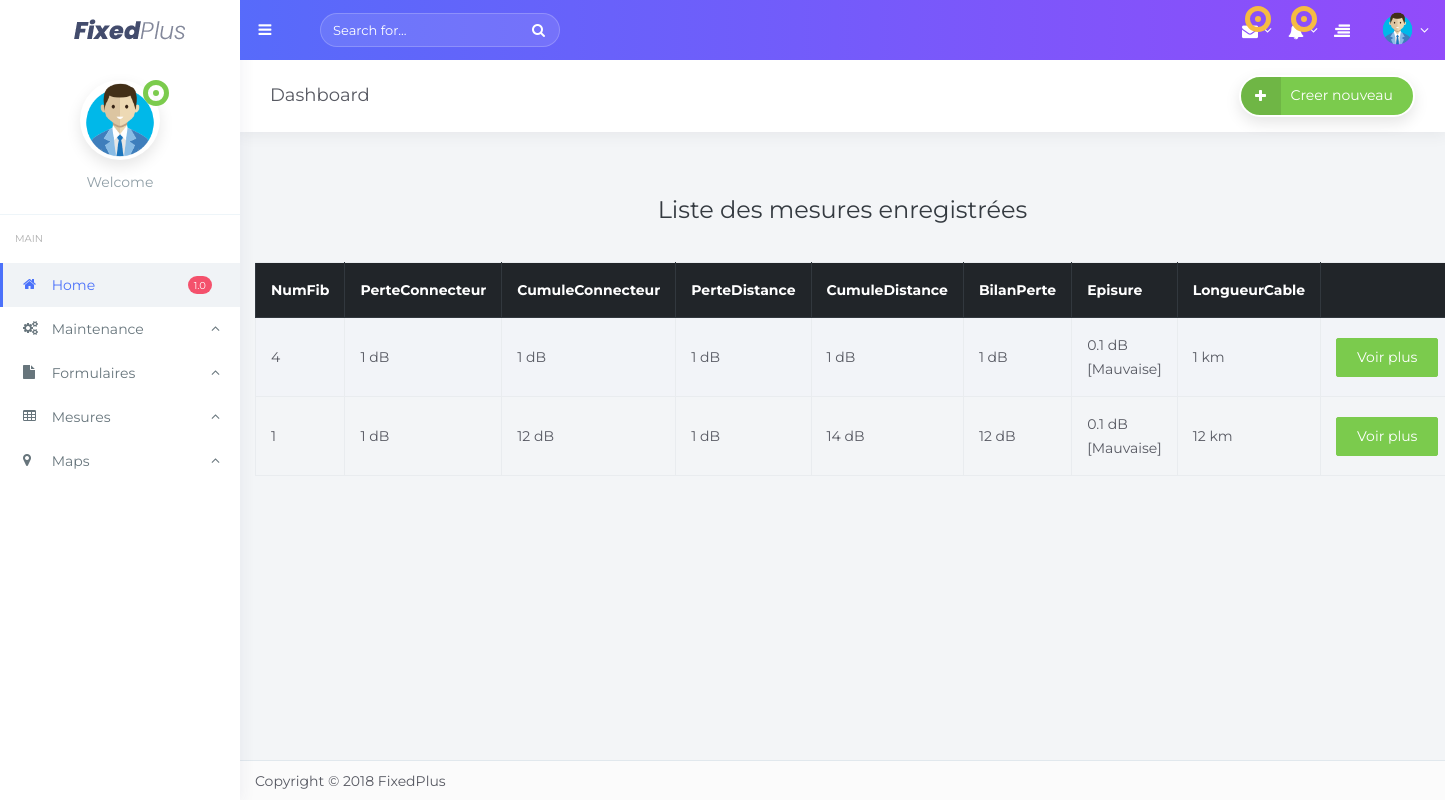
/reflecto/, run on an earlier commit of the app's database.
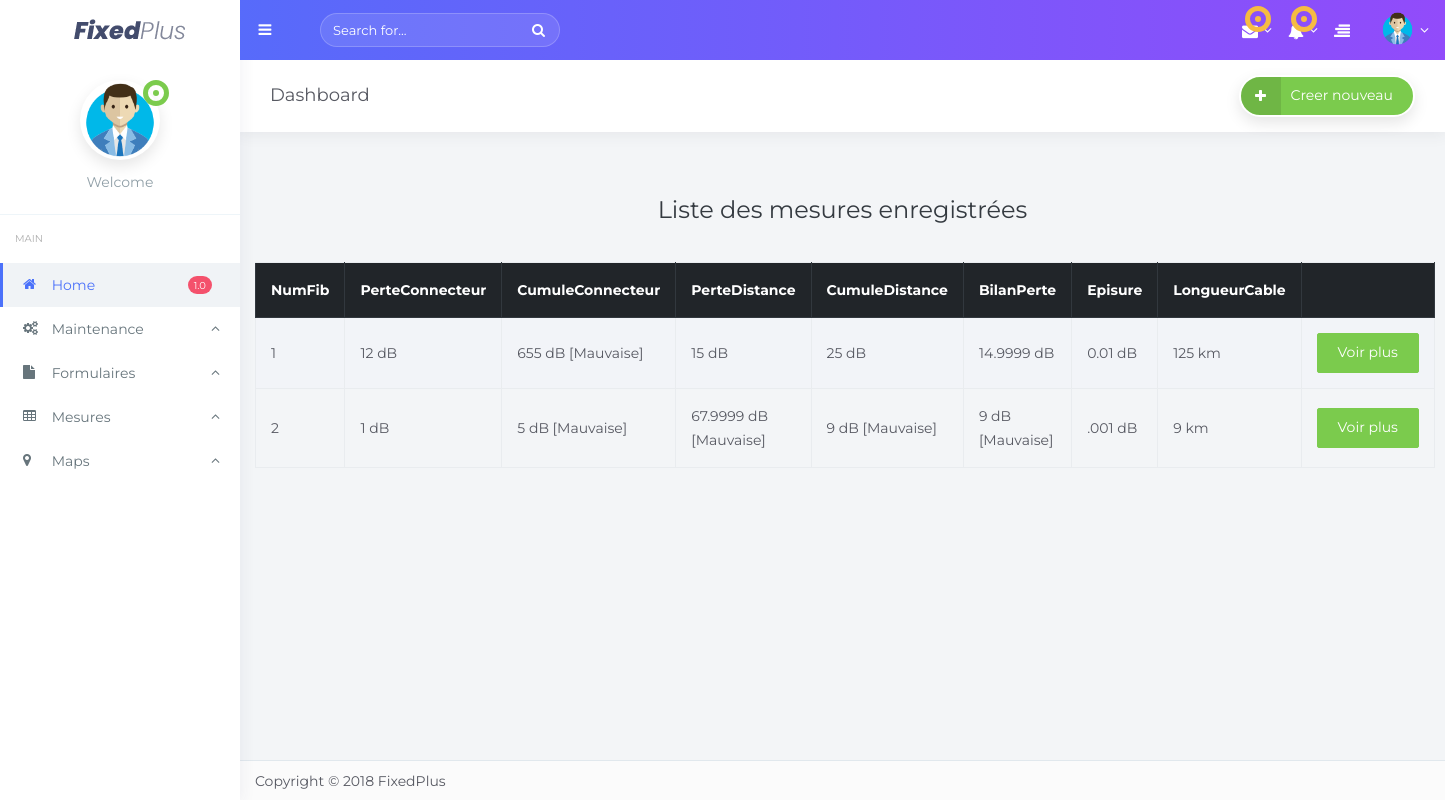
And on a later commit of the database.
### tchat/models.py (models this page shows, shortened)
class Mesurer(models.Model):
    NumFiber=models.CharField(max_length=5)
    PerteConnecteur=models.CharField(max_length=50)
    CumuleConnecteur=models.CharField(max_length = 50)
    PerteDistance=models.CharField(max_length=50)
    CumuleDistance=models.CharField(max_length = 50)
    BilanPertes=models.CharField(max_length = 50)
    LongueurCable=models.CharField(max_length = 50)
    Episure=models.CharField(max_length = 50)
    rapport = models.CharField(max_length = 255, blank=True, editable=False)
    date = models.DateField(auto_now_add=True, null=True, blank=True, editable=False)

### tchat/views.py (the view)
# urls.py: path('reflecto/', reflecto,name="reflecto"),
def reflecto(request):
       liste_mesures=Mesurer.objects.all()
       context = {"liste_mesures":liste_mesures}
       return render(request,"reflecto.html",context)

### tchat/templates/reflecto.html (shortened to what this page needs)
{% extends 'base2.html'%}
{% block content %}
{% load static %}
  <div class="row">
  <div class="text-dark text-center" style="padding:10px; margin:0;font-size:20px;width:100%;">&nbsp; <h2>Liste des mesures enregistrées</h2></div>
  <div style="clear:both; height: 20px">&nbsp;</div>
  <table id="table" class="table table-striped table-bordered table-white" style="width:100%;">
    <thead class="thead-dark">
    <tr>
      <th>NumFib</th>
      <th>PerteConnecteur</th>
      <th>CumuleConnecteur</th>
      <th>PerteDistance</th>
      <th>CumuleDistance</th>
      <th>BilanPerte</th>
      <th>Episure</th>
      <th>LongueurCable</th>
      <th></th>
    </tr>
    </thead>
    <tbody>
      {% for reflecto in liste_mesures %}
      <tr>
        <td>{{reflecto.NumFiber}}</td>
        <td>{% if reflecto.PerteConnecteur >= '5' %}{{reflecto.PerteConnecteur}} dB [Mauvaise] {% else %}{{reflecto.PerteConnecteur}} dB{% endif %}</td>
        <td>{% if reflecto.CumuleConnecteur >= '5' %}{{reflecto.CumuleConnecteur}} dB [Mauvaise] {% else %}{{reflecto.CumuleConnecteur}} dB{% endif %}</td>
        <td>{% if reflecto.PerteDistance >= '5' %}{{reflecto.PerteDistance}} dB [Mauvaise] {% else %}{{reflecto.PerteDistance}} dB{% endif %}</td>
        <td>{% if reflecto.CumuleDistance >= '5' %}{{reflecto.CumuleDistance}} dB [Mauvaise] {% else %}{{reflecto.CumuleDistance}} dB{% endif %}</td>
        <td>{% if reflecto.BilanPertes >= '5' %}{{reflecto.BilanPertes}} dB [Mauvaise] {% else %}{{reflecto.BilanPertes}} dB{% endif %}</td>
        <td>{% if reflecto.Episure >= '0.1' %}{{reflecto.Episure}} dB [Mauvaise] {% else %}{{reflecto.Episure}} dB{% endif %}</td>
        <td>{{reflecto.LongueurCable}} km </td>
        <td>
            <a href="http://localhost:3000/api/read/{{reflecto.pk}}" class="btn btn-success text-white">Voir plus</a>
        </td>
      </tr>
      {% endfor %}
  </table>
  </div>
<div style="clear:both; height: 85px">&nbsp;</div>
{% endblock %}

What changed in the data, as far as the page shows it:
removed Mesurer: NumFiber "4", PerteConnecteur "1", CumuleConnecteur "1", PerteDistance "1", CumuleDistance "1", BilanPertes "1", Episure "0.1", LongueurCable "1"
removed Mesurer: NumFiber "1", PerteConnecteur "1", CumuleConnecteur "12", PerteDistance "1", CumuleDistance "14", BilanPertes "12", Episure "0.1", LongueurCable "12"
added Mesurer: NumFiber "1", PerteConnecteur "12", CumuleConnecteur "655", PerteDistance "15", CumuleDistance "25", BilanPertes "14.9999", Episure "0.01", LongueurCable "125"
added Mesurer: NumFiber "2", PerteConnecteur "1", CumuleConnecteur "5", PerteDistance "67.9999", CumuleDistance "9", BilanPertes "9", Episure ".001", LongueurCable "9"
